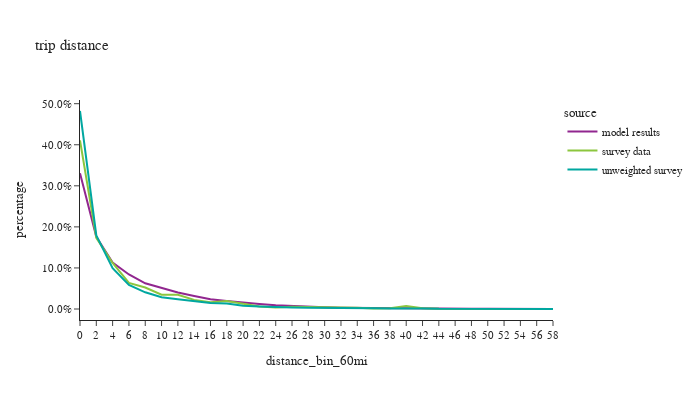

The cell this chart's notebook holds for it:
### Code cell
df_plot = trip_data.loc[trip_data['distance_bin_60mi'].notna()].groupby(['source','distance_bin_60mi'])['trip_weight'].sum().reset_index()
df_plot['percentage'] = df_plot.groupby(['source'], group_keys=False)['trip_weight']. \
    apply(lambda x: x / float(x.sum()))

fig2 = px.line(df_plot, x='distance_bin_60mi', y="percentage", color="source", title="trip distance")
fig2.for_each_annotation(lambda a: a.update(text = a.text.split("=")[-1]))
fig2.update_layout(height=400, width=700, font=dict(size=11), yaxis=dict(tickformat=".1%"))
fig2.show()

### Figure 1 — Plotly figure (JSON) as saved in the notebook; plotly's stock layout.template omitted (floating-point values rounded to 4 significant figures)
{"data": [{"hovertemplate": "source=model results<br>distance_bin_60mi=%{x}<br>percentage=%{y}<extra></extra>", "legendgroup": "model results", "line": {"color": "#91268F", "dash": "solid"}, "marker": {"symbol": "circle"}, "mode": "lines", "name": "model results", "orientation": "v", "showlegend": true, "type": "scatter", "x": ["0", "2", "4", "6", "8", "10", "12", "14", "16", "18", "20", "22", "24", "26", "28", "30", "32", "34", "36", "38", "40", "42", "44", "46", "48", "50", "52", "54", "56", "58"], "xaxis": "x", "y": [0.3307, 0.1758, 0.1133, 0.08413, 0.06257, 0.05053, 0.0402, 0.03194, 0.02376, 0.01928, 0.01509, 0.01203, 0.008996, 0.006954, 0.005339, 0.004126, 0.003129, 0.00259, 0.002037, 0.001654, 0.001334, 0.001076, 0.0008091, 0.0006134, 0.0005057, 0.0003524, 0.0003182, 0.0002604, 0.0002534, 0.0002598], "yaxis": "y"}, {"hovertemplate": "source=survey data<br>distance_bin_60mi=%{x}<br>percentage=%{y}<extra></extra>", "legendgroup": "survey data", "line": {"color": "#8CC63E", "dash": "solid"}, "marker": {"symbol": "circle"}, "mode": "lines", "name": "survey data", "orientation": "v", "showlegend": true, "type": "scatter", "x": ["0", "2", "4", "6", "8", "10", "12", "14", "16", "18", "20", "22", "24", "26", "28", "30", "32", "34", "36", "38", "40", "42", "44", "46", "48", "50", "52", "54", "56", "58"], "xaxis": "x", "y": [0.4108, 0.1735, 0.1121, 0.06365, 0.05225, 0.03472, 0.03488, 0.0222, 0.01642, 0.01934, 0.01295, 0.005976, 0.003715, 0.005217, 0.004874, 0.004561, 0.00299, 0.003297, 0.00141, 0.001614, 0.007188, 0.001973, 0.0008135, 0.0006186, 0.0005887, 0.001365, 0.0001492, 0.0003928, 0.0004743, 2.62e-05], "yaxis": "y"}, {"hovertemplate": "source=unweighted survey<br>distance_bin_60mi=%{x}<br>percentage=%{y}<extra></extra>", "legendgroup": "unweighted survey", "line": {"color": "#00A7A0", "dash": "solid"}, "marker": {"symbol": "circle"}, "mode": "lines", "name": "unweighted survey", "orientation": "v", "showlegend": true, "type": "scatter", "x": ["0", "2", "4", "6", "8", "10", "12", "14", "16", "18", "20", "22", "24", "26", "28", "30", "32", "34", "36", "38", "40", "42", "44", "46", "48", "50", "52", "54", "56", "58"], "xaxis": "x", "y": [0.4822, 0.179, 0.09963, 0.05887, 0.04071, 0.02863, 0.02365, 0.01868, 0.01474, 0.01347, 0.007684, 0.006382, 0.00422, 0.00349, 0.002839, 0.002084, 0.001797, 0.002292, 0.001563, 0.00112, 0.002058, 0.001302, 0.0003647, 0.0003126, 0.0006512, 0.0007554, 0.0006512, 0.0003907, 0.0003126, 0.0001042], "yaxis": "y"}], "layout": {"font": {"size": 11}, "height": 400, "legend": {"title": {"text": "source"}, "tracegroupgap": 0}, "title": {"text": "trip distance"}, "width": 700, "xaxis": {"anchor": "y", "domain": [0.0, 1.0], "title": {"text": "distance_bin_60mi"}}, "yaxis": {"anchor": "x", "domain": [0.0, 1.0], "tickformat": ".1%", "title": {"text": "percentage"}}}}
